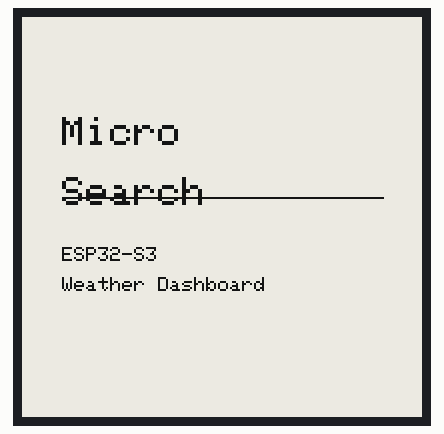
Bench run of a sketch on a simulated ESP32-S3. Parts: 200×200 one-colour display. WiFi joins after 1.5 s; servers stay silent unless stated; the local clock reads 2024-03-15 10:24:30 at power-on unless the sketch sets it; what the sketch prints to the serial monitor is not drawn.

Above: at 2.3 s.

The sketch:

esp32_s3_eink_sample2.ino
```cpp
// | ePaper     | ESP32-S3 |
// | ---------- | -------- |
// | VCC        | 3.3V     |
// | GND        | GND      |
// | SDA (MOSI) | GPIO11   |
// | SCL (SCK)  | GPIO12   |
// | CS         | GPIO10   |
// | DC         | GPIO9    |
// | RST        | GPIO8    |
// | BUSY       | GPIO7    |

#include <WiFi.h>
#include <SPI.h>
#include <GxEPD2_BW.h>
#include <Adafruit_GFX.h>
#include <time.h>

//====================
// WIFI
//====================

const char* ssid = "ssid";
const char* password = "pass";


//====================
// EPD PINS
//====================

#define EPD_CS      10
#define EPD_DC       9
#define EPD_RST      8
#define EPD_BUSY     7

#define EPD_MOSI    11
#define EPD_CLK     12

SPIClass hspi(FSPI);

//====================
// DISPLAY
//====================

GxEPD2_BW<
    GxEPD2_154_D67,
    GxEPD2_154_D67::HEIGHT
> display(
    GxEPD2_154_D67(
        EPD_CS,
        EPD_DC,
        EPD_RST,
        EPD_BUSY
    )
);

void connectWiFi()
{
    WiFi.begin(ssid,password);

    Serial.print("Connecting");

    while(WiFi.status()!=WL_CONNECTED)
    {
        delay(500);
        Serial.print(".");
    }

    Serial.println();
    Serial.println("Connected");

    Serial.println(WiFi.localIP());
}

void syncClock()
{
    configTime(
        19800,
        0,
        "pool.ntp.org",
        "time.nist.gov"
    );
}

void drawStartup()
{
    display.setFullWindow();

    display.firstPage();

    do
    {
        display.fillScreen(GxEPD_WHITE);

        display.setTextColor(GxEPD_BLACK);

        display.setTextSize(2);

        display.setCursor(20,50);
        display.println("Micro");

        display.setCursor(20,80);
        display.println("Search");

        display.drawLine(20,90,180,90,GxEPD_BLACK);

        display.setTextSize(1);

        display.setCursor(20,115);
        display.println("ESP32-S3");

        display.setCursor(20,130);
        display.println("Weather Dashboard");

    }
    while(display.nextPage());
}

void setup()
{
    Serial.begin(115200);

    hspi.begin(
        EPD_CLK,
        -1,
        EPD_MOSI,
        EPD_CS
    );

    display.epd2.selectSPI(
        hspi,
        SPISettings(
            4000000,
            MSBFIRST,
            SPI_MODE0
        )
    );

    display.init();

    display.setRotation(2);

    drawStartup();

    connectWiFi();

    syncClock();

    delay(3000);
}

void loop()
{

}
```
